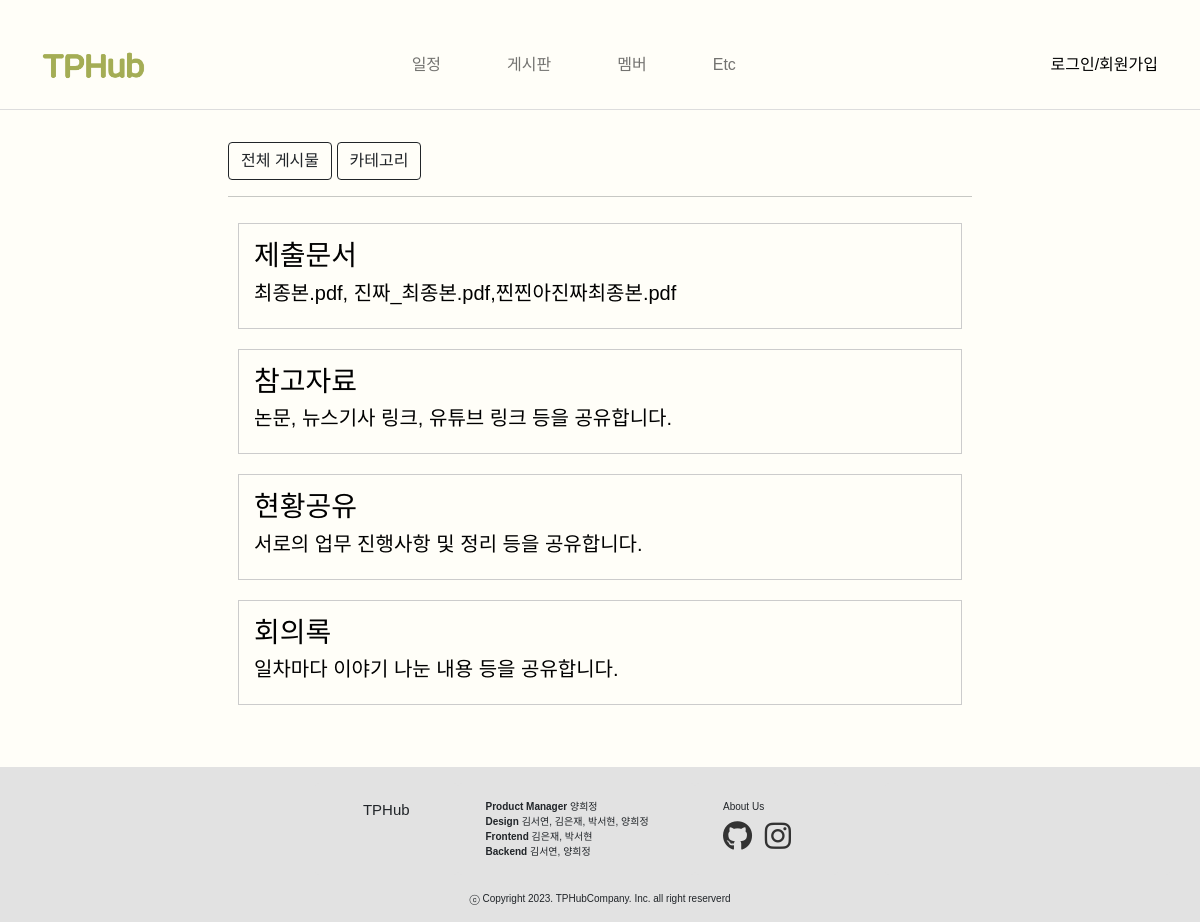
Page /board/category/ on the earlier database version.
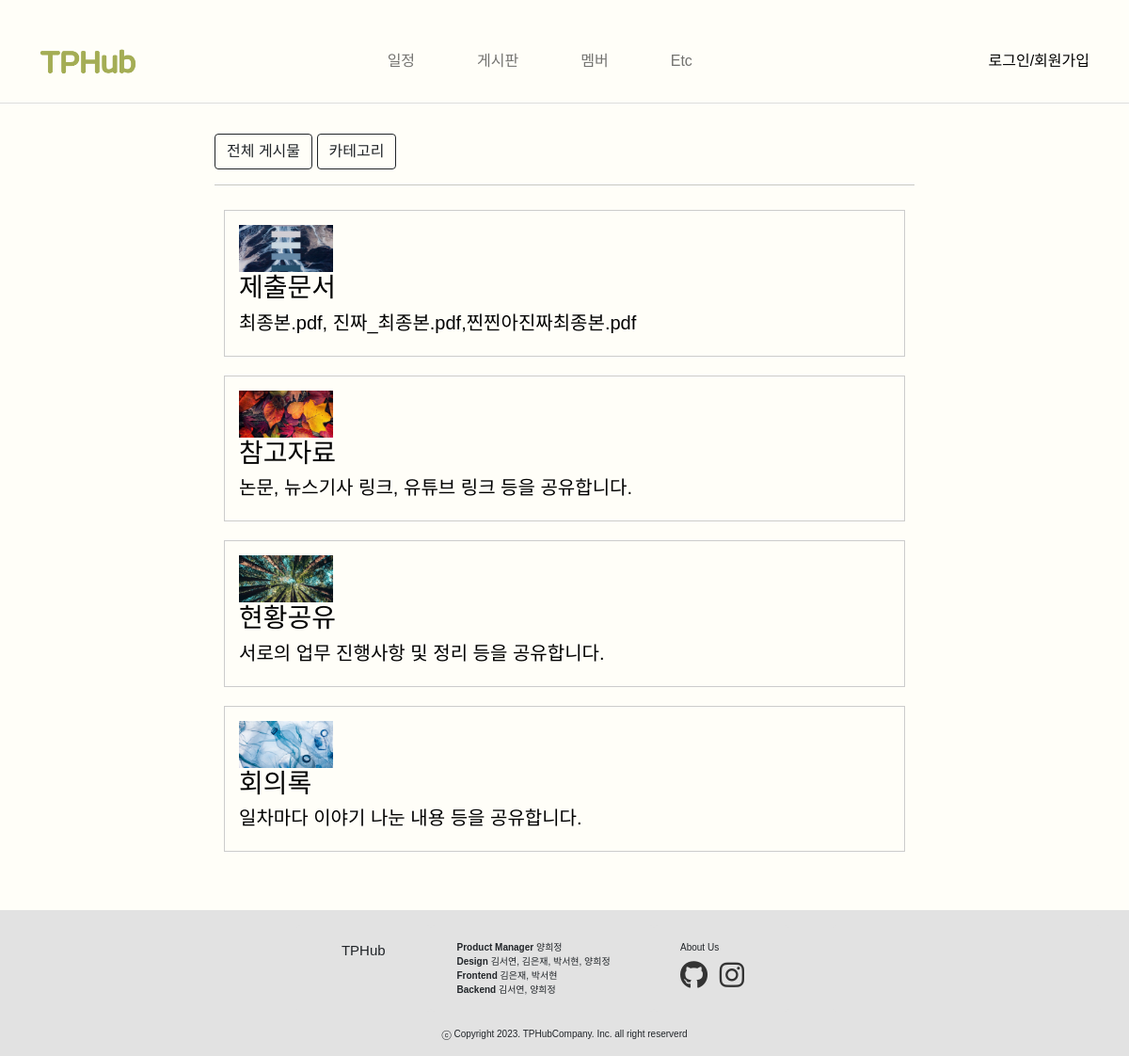
Same page on the later database version.
### board/models.py (models this page shows, shortened)
class Category(models.Model):
    name = models.CharField(max_length=50, unique=True)
    slug = models.SlugField(max_length=200, unique=True, allow_unicode=True)
    hook_text = models.CharField(max_length=100, blank=True)
    head_image = models.ImageField(upload_to='board/category_images/%Y/%m/%d/', blank=False)
    def __str__(self):
        return self.name
    def get_absolute_url(self):
        return f'/board/category/{self.slug}'

### board/views.py (the view)
# urls.py: path('category/', views.CategoryList.as_view()), # 카테고리 종류 4개 보일 화면
class CategoryList(ListView):
    model = Category
    ordering = ['name']

### board/templates/board/category_list.html (shortened to what this page needs)
{% extends 'board/base.html' %}
{% block main_area %}
{% load static %}
  <section id="category-section1">
    <div class="category-box">
      {% if category_list.exists %}
        {% for c in category_list %}
          <a href="{{ c.get_absolute_url }}" style="text-decoration: none; color:black;">
            <div class="category-item">
              {% if c.head_image %}
                <img class="center-cropped" src="{{ c.head_image.url }}" alt="{{ c }} head image">
              {% endif %}
              <h3>{{ c.name }}</h3>
              <h5>{{ c.hook_text }}</h5>
            </div>
          </a>
        {% endfor %}
      {% endif %}
    </div>
  </section>
{% endblock %}

### board/templates/board/base.html (shortened to what this page needs)
<!DOCTYPE html>
{% load static %}
<html>
<head>
    <link rel="stylesheet" href="{% static 'landing_page/bootstrap/bootstrap.min.css' %}" media="screen">
</head>
<body class="d-flex flex-column min-vh-100">
    {% include 'landing_page/navbar.html' %}
    <div class="container-fluid my-3">
        <div class="row">
            <div class="col-md-8 mx-auto" id="main-area">
                <div class="card-body">
                    <div class="row mb-2">
                        <div class="col-md-12">
                            <button type="button" class="btn btn-outline-dark mr-2"  onclick="allPost()">전체 게시물</button>
                            <button type="button" class="btn btn-outline-dark"  onclick="catePost()">카테고리</button>
                        </div>
                    </div>
                    <hr>
                    {% block main_area %}
                    {% endblock %}
                </div>
            </div>
        </div>
    </div>
    {% include 'landing_page/footer.html' %}
</body>
</html>

### landing_page/templates/landing_page/navbar.html (shortened to what this page needs)
{% load static %}
<nav class="navbar navbar-expand-lg navbar-light text-black">
    <div class="container">
        <a href="/">
            <img class="navbar_logo" src="{% static 'landing_page/images/TPHub_logo.png' %}" alt="logo">
        </a>
            <div class="d-flex">
                <ul class="navbar-nav">
                    <li class="nav-item">
                        <a class="nav-link" style="margin-right: 50px;" href="/schedule">일정</a>
                    </li>
                    <li class="nav-item">
                        <a class="nav-link" style="margin-right: 50px;" href="/board">게시판</a>
                    </li>
                    <li class="nav-item">
                        <a class="nav-link" style="margin-right: 50px;" href="/member">멤버</a>
                    </li>
                    <li class="nav-item">
                        <a class="nav-link" style="margin-right: 50px;" href="/etc">Etc</a>
                    </li>
                </ul>
            </div>
            <div class="navbar_login_menu">
                {% if user.is_authenticated %}
                <div class="loginUser_userWrapper__1c_jd">
                    <img class="loginUser_userImg__1JpxQ" src="{% static 'member/images/PSH.png' %}" alt="userImg">
                    <svg stroke-width="0" viewBox="0 0 24 24" height="16px" width="16px" xmlns="http://www.w3.org/2000/svg">
                        <path d="M7 10l5 5 5-5z"></path>
                    </svg>
                    <div class="dropdownBar_menuWrapper__3OfcA">
                        <ul class="dropdownBar_menu__3c46e">
                            <li class="dropdownBar_menuItem__setE1">
                                <a href="/self_profile" style="display: inline-block;">내 계정</a></li>
                            <li class="dropdownBar_menuItem__setE1">
                                <a href="{% url 'account:logout' %}" onclick="logoutAndRedirect();" style="display: inline-block;">로그아웃</a>
                            </li>
                        </ul>
                    </div>
                </div>
                {% else %}
                <ul class="navbar-nav ml-auto">
                    <a href="/account/login/">로그인</a> /
                    <a href="/account/signup/">회원가입</a>
                </ul>
            </div>
            {% endif %}
        </div>
</nav>

### landing_page/templates/landing_page/footer.html (shortened to what this page needs)
<head>
</head>
<footer class="py-3" style="background-color: #E2E2E2;">
    <div class="container">
        <div class="row">
            <div class="col-md-3"></div>
            <div class="col-md-6">
                <div class="row">
                    <div class="col-md-3 card text-center"
                         style="background-color: #E2E2E2; font-size: 15px; border:none">
                        <div class="card-body">
                            <div>TPHub</div>
                        </div>
                    </div>
                    <div class="col-md-5 card" style="background-color: #E2E2E2; font-size: 10px; border:none">
                        <div class="card-body" style="white-space: normal;">
                            <div><strong>Product Manager</strong> 양희정</div>
                            <div><strong>Design</strong> 김서연, 김은재, 박서현, 양희정</div>
                            <div><strong>Frontend</strong> 김은재, 박서현</div>
                            <div><strong>Backend</strong> 김서연, 양희정</div>
                        </div>
                    </div>
                    <div class="col-md-3 card" style="background-color: #E2E2E2; font-size: 10px; border:none">
                        <div class="card-body">
                            <div>About Us</div>
                            <div>
                                <a href="https://github.com/23InternetProgramming/TPHub_official" target="_blank"
                                   class="social-icon"><i class="fab fa-github"></i></a>
                                <a href="https://www.instagram.com/?next=%2F" target="_blank"
                                   class="social-icon"><i class="fab fa-instagram"></i></a>
                            </div>
                        </div>
                    </div>
                </div>
            </div>
            <div class="col-md-3 card" style="background-color: #E2E2E2; font-size: 10px; border:none">
            </div>
        </div>
    </div>
    <div class="row">
        <div class="text-center pt-3" style="font-size: 10px;">
            ⓒ Copyright 2023. TPHubCompany. Inc. all right reserverd
        </div>
    </div>
</footer>

### board/templates/board/base.html (style rules this page uses)
body { font-family: 'Pretendard-Regular', sans-serif; background-color: #FFFEF8 !important; margin-top: 20px; background: rgba(241, 246, 253); }

### landing_page/templates/landing_page/navbar.html (style rules this page uses)
.navbar_logo { width: 105px; height: 32px; }
.navbar.navbar-expand-lg.navbar-light.text-black { font-family: 'Pretendard-Regular', sans-serif; background-color: #FFFEF8; border-bottom: 1px solid #ddd; height: 90px; }
a { text-decoration-line: none; color: black; }

### board/templates/board/category_list.html (style rules this page uses)
.category-box { display: flex; flex-direction: column; padding: 10px; }
.category-item { width: 100%; padding: 15px; margin-bottom: 20px; border: 1px solid #ccc; box-sizing: border-box; }
.center-cropped { width: 100px; height: 50px; object-fit: cover; object-position: center; }

### landing_page/templates/landing_page/footer.html (style rules this page uses)
.social-icon { font-size: 30px; color: #333333; margin-right: 10px; transition: color 0.3s ease; }

Differences in the rows shown:
changed Category "제출문서": head_image: picture added
changed Category "참고자료": head_image: picture added
changed Category "현황공유": head_image: picture added
changed Category "회의록": head_image: picture added
